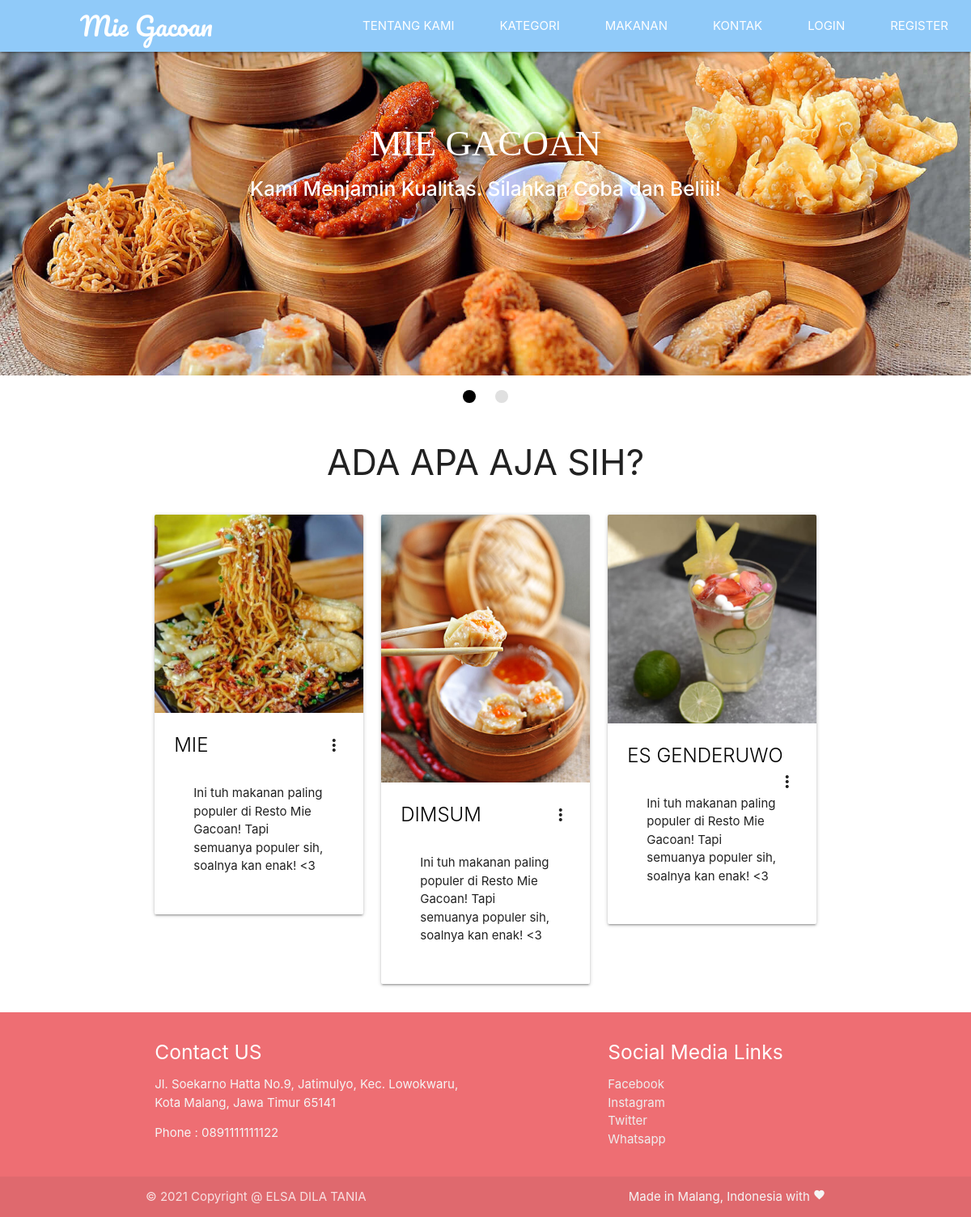
Screenshot of /food-categories.php with the database file from the repository.
### tables this page shows
CREATE TABLE `categories` (
  `id` int(11) NOT NULL,
  `name` varchar(250) NOT NULL,
  `short_desc` varchar(250) NOT NULL,
  `long_desc` varchar(500) NOT NULL
);

### chunks/categories.php (the view, shortened to what this page needs)
<?php
require('backends/connection-pdo.php');
$sql = 'SELECT * FROM categories';
$query  = $pdoconn->prepare($sql);
$query->execute();
$arr_all = $query->fetchAll(PDO::FETCH_ASSOC);
?>
<section class="fcategories">
	<div class="container">
		<div class="section white center">
			<h3 class="header">ADA APA AJA SIH?</h3>
		</div>
<?php if (count($arr_all) == 0) {
	echo '<div class="section gray center" style="border: 1px solid black; border-radius: 5px;">
			<p class="header">Sorry No Categories to Display!</p>
		</div>';
} else {  ?>
<?php for ($i=1; $i <= count($arr_all); ) { ?>
		<div class="row">
			<?php for ($j=1; $j <= 3; $j++) { ?>
			<div class="col s12 m4">
				<div class="card">
				    <div class="card-image waves-effect waves-block waves-light">
				      <img class="activator" src="images/pict<?php echo $j; ?>.jpg">
				    </div>
				    <div class="card-content">
				      <span class="card-title activator grey-text text-darken-4"><a class="black-text" href="foods.php?id=<?php echo $arr_all[$i+$j-2]['id']; ?>"><?php echo $arr_all[$i+$j-2]['name']; ?></a><i class="material-icons right">more_vert</i></span>
				      <div class="card-content">
			          <p>Ini tuh makanan paling populer di Resto Mie Gacoan! Tapi semuanya populer sih, soalnya kan enak! <3 </p>
			        </div>
				    </div>
				  </div>
			</div>
			<?php } ?>
			<?php $i = $i + 3; ?>
		</div>
		<?php
				}
			}
			 ?>
	</div>
</section>

### rows the page displays
categories: shows a picture, name "MIE"
categories: shows a picture, name "DIMSUM"
categories: shows a picture, name "ES GENDERUWO"
